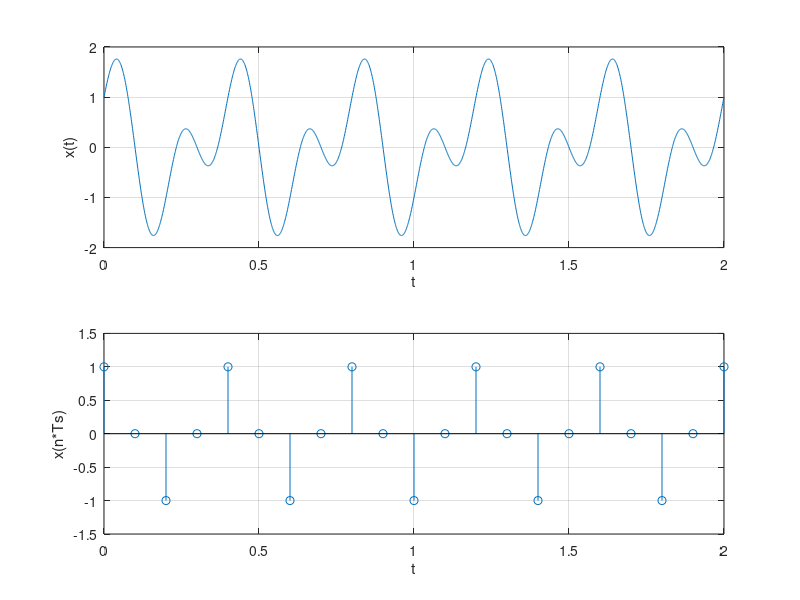

This figure's MATLAB source:
%Question 3.1
clear;
clc;

%Part 1 - plot
t_fine = 0: 0.001:2;
xt = cos(5*pi*t_fine) + sin(10*pi*t_fine);

subplot(2,1,1);
plot(t_fine,xt);
grid on; xlabel("t"); ylabel("x(t)");


%Part 2 - plot
Ts = 0.1;
t_samples = 0:Ts:2;
xt = cos(5*pi*t_samples) + sin(10*pi*t_samples);


subplot(2,1,2);
stem(t_samples,xt);
grid on; xlabel("t"); ylabel("x(n*Ts)");
